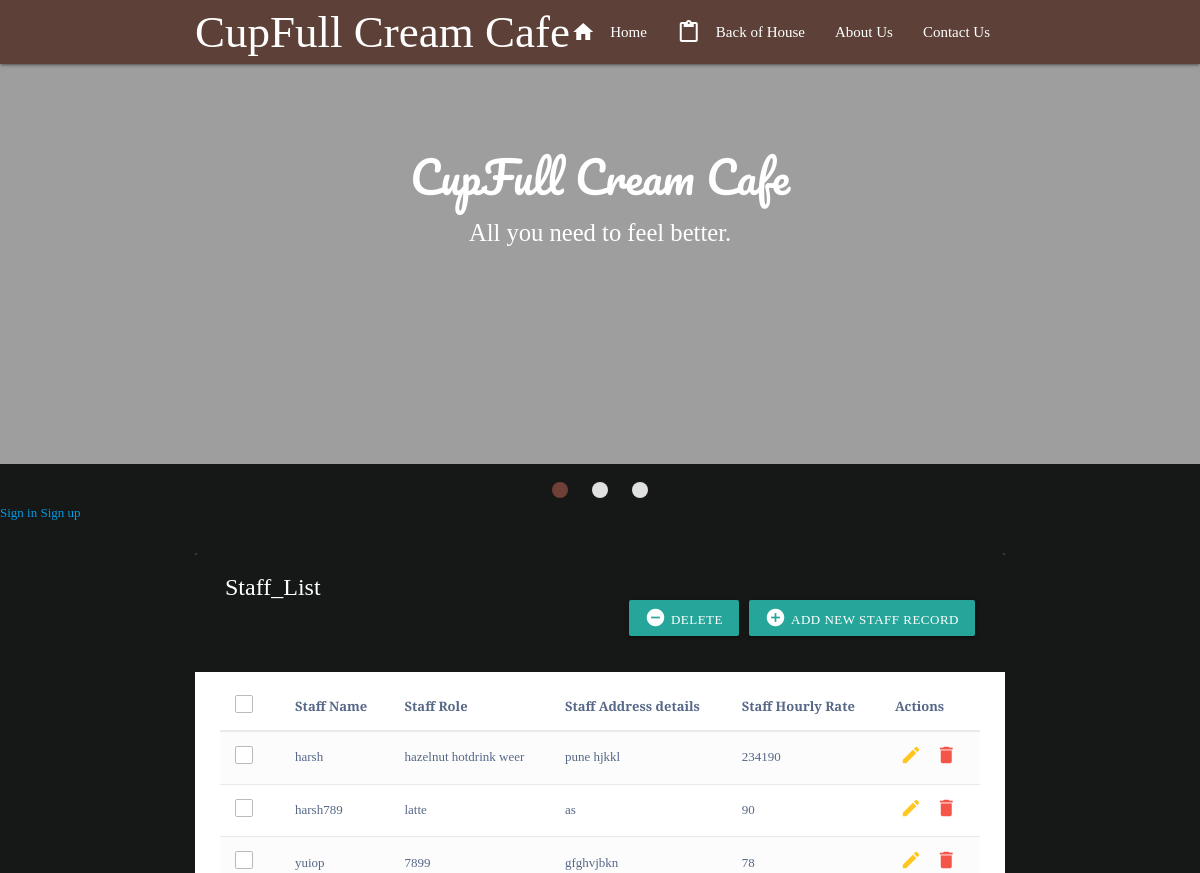
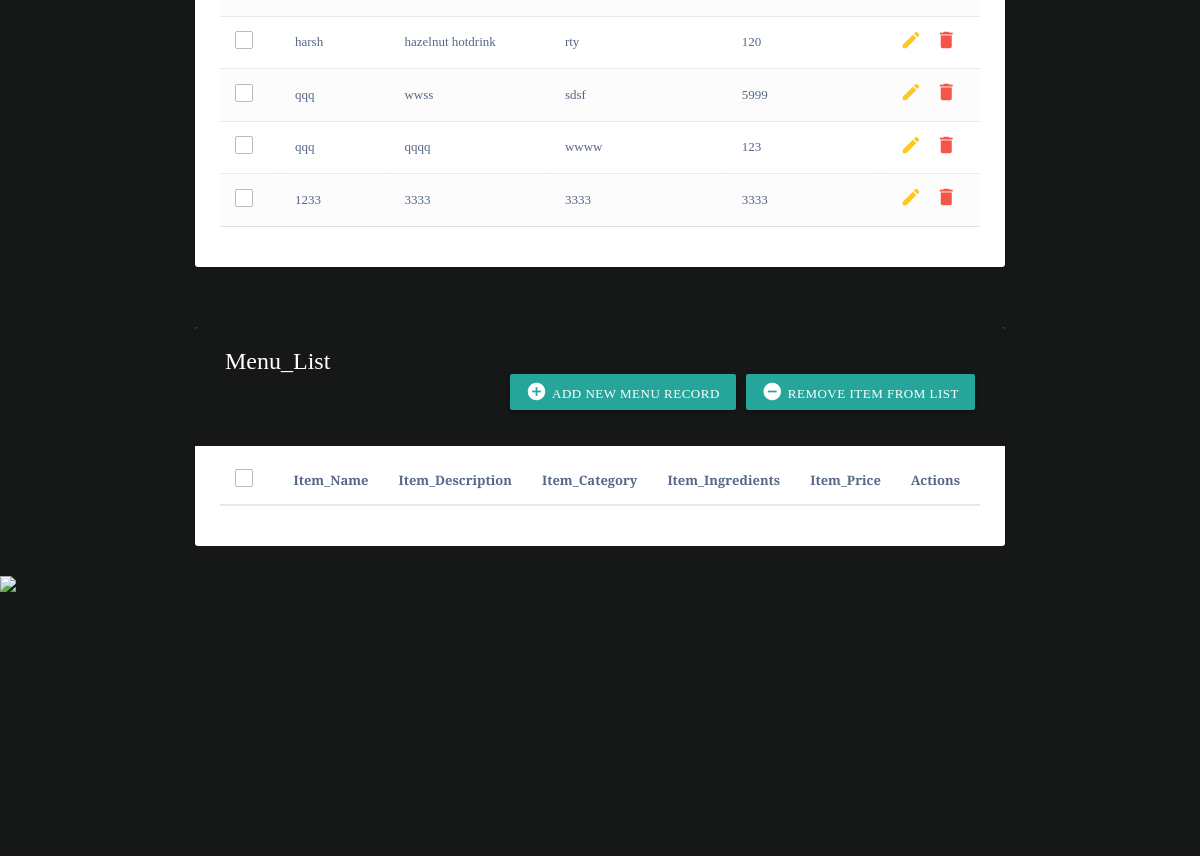
Page /CafeCoffeeDay/home (upper part) on the earlier database version (2 pictures, top to bottom).
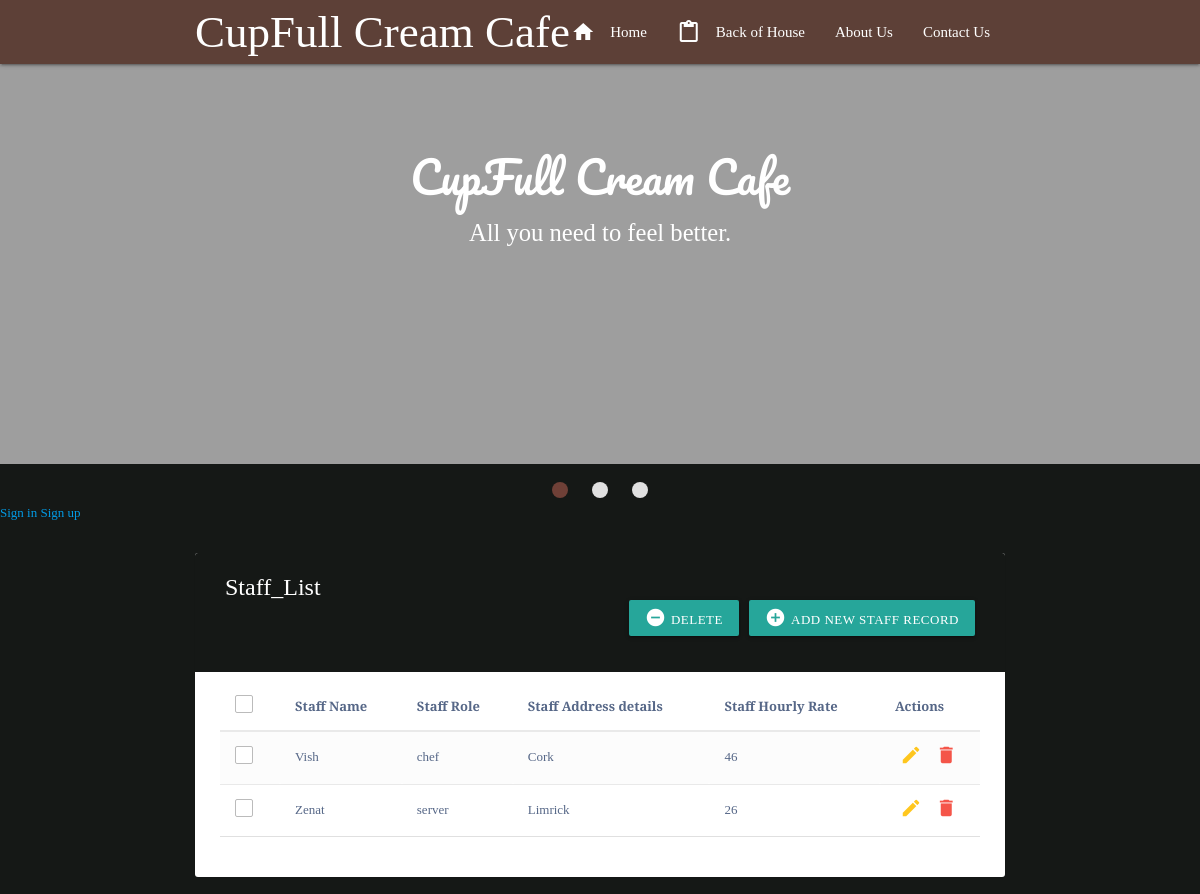
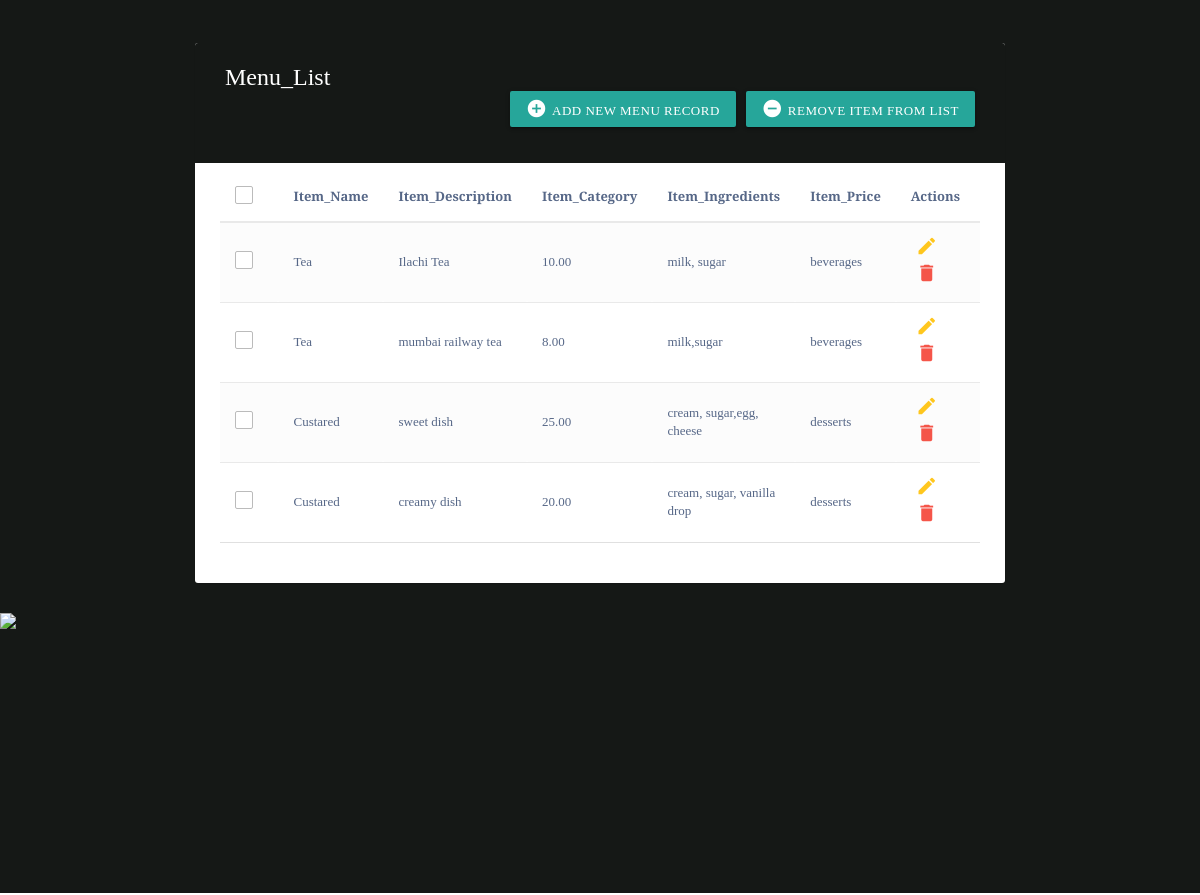
Same page on the later database version (2 pictures, top to bottom).
### CafeCoffeeDay/models.py (models this page shows, shortened)
class CafeCoffeeDay(models.Model):
    coffeeName = models.CharField(max_length=200)
    fName = models.CharField(max_length=300)
    address = models.TextField()
    price = models.IntegerField()

class MenuItem(models.Model):
    item_name = models.CharField(max_length=100)
    item_description = models.TextField()
    item_price = models.DecimalField(max_digits=6, decimal_places=2)
    item_ingredients = models.TextField()
    item_category = models.CharField(max_length=50, choices=(
        ('appetizers', 'Appetizers'),
        ('entrees', 'Entrees'),
        ('desserts', 'Desserts'),
        ('drinks', 'Drinks'),
    ))

### CafeCoffeeDay/views.py (the view)
# urls.py: path('home', views.index, name='home'),
def index(request):
    cafeshop = CafeCoffeeDay.objects.all()
    menuitem = MenuItem.objects.all()
    context = {
        'cafeshop': cafeshop,
        'menuitem': menuitem,
    }
    return render(request, 'index.html', context)

### templates/index.html (shortened to what the changed rows need)
<!DOCTYPE html>
<html lang="en">
{% load static %}
<head>
<link rel="stylesheet" href="https://maxcdn.bootstrapcdn.com/font-awesome/4.7.0/css/font-awesome.min.css">
<link rel="stylesheet" href="https://maxcdn.bootstrapcdn.com/bootstrap/3.3.7/css/bootstrap.min.css">
    <link rel="stylesheet" href="https://cdnjs.cloudflare.com/ajax/libs/materialize/1.0.0/css/materialize.min.css">
  {% load static %}
  <body>
    <div class="container">
        <div class="table-wrapper">
            <div class="table-title">
                <div class="row">
                    <div class="caption left-align white-text ">
						<h2>Staff_List</b></h2>
					</div>
                </div>
            </div>
            <table class="table table-striped table-hover">
                <thead>
                    <tr>
						<th>
							<span class="custom-checkbox">
								<label for="selectAll"></label>
							</span>
						</th>
						<th>Staff Name</th>
                        <th>Staff Role</th>
						<th>Staff Address details</th>
                        <th>Staff Hourly Rate</th>
                        <th>Actions</th>
                    </tr>
                </thead>
                <tbody>
                	{% for i in cafeshop %}
                    <tr>
						<td>
							<span class="custom-checkbox">
								<label for="checkbox1"></label>
							</span>
						</td>
						<td>{{i.fName}}</td>
                        <td>{{i.coffeeName}}</td>
                        <td>{{i.address}}</td>
                        <td>{{i.price}}</td>
                        <td>
                            <a href="#editCoffeeModal-{{forloop.counter}}" class="edit" data-toggle="modal"><i class="material-icons" data-toggle="tooltip" title="Edit">&#xE254;</i></a>
                            <a href="#deleteCoffeeModal-{{forloop.counter}}" class="delete" data-toggle="modal"><i class="material-icons" data-toggle="tooltip" title="Delete">&#xE872;</i></a>
                        </td>
                    </tr>
					{% endfor %}
                </tbody>
            </table>
        </div>
    </div>
    <div class="container">
        <div class="table-wrapper">
            <div class="table-title">
                <div class="row">
                    <div class="caption left-align white-text ">
						<h2>Menu_List</b></h2>
					</div>
                </div>
            </div>
            <table class="table table-striped table-hover">
                <thead>
                    <tr>
						<th>
							<span class="custom-checkbox">
								<label for="selectAll"></label>
							</span>
						</th>
						<th>Item_Name</th>
                        <th>Item_Description</th>
                        <th>Item_Category</th>
                        <th>Item_Ingredients</th>
                        <th>Item_Price</th>
                        <th>Actions</th>
                    </tr>
                </thead>
                <tbody>
                	{% for m in menuitem %}
                    <tr>
						<td>
							<span class="custom-checkbox">
								<label for="checkbox1"></label>
							</span>
						</td>
						<td>{{m.item_name}}</td>
                        <td>{{m.item_description}}</td>
                        <td>{{m.item_price}}</td>
                        <td>{{m.item_ingredients}}</td>
                        <td>{{m.item_category}}</td>
                         <td>
                            <a href="#editCoffeeModal-{{forloop.counter}}" class="edit" data-toggle="modal"><i class="material-icons" data-toggle="tooltip" title="Edit">&#xE254;</i></a>
                            <a href="#deleteCoffeeModal-{{forloop.counter}}" class="delete" data-toggle="modal"><i class="material-icons" data-toggle="tooltip" title="Delete">&#xE872;</i></a>
                        </td>
                    </tr>
					{% endfor %}
                </tbody>
            </table>
		 </div>
    </div>
</body>
</html>

Differences in the rows shown:
removed CafeCoffeeDay: fName "harsh", coffeeName "hazelnut hotdrink weer", address "pune hjkkl", price "234190"
removed CafeCoffeeDay: fName "harsh789", coffeeName "latte", address "as", price "90"
removed CafeCoffeeDay: fName "yuiop", coffeeName "7899", address "gfghvjbkn", price "78"
removed CafeCoffeeDay: fName "harsh", coffeeName "hazelnut hotdrink", address "rty", price "120"
removed CafeCoffeeDay: fName "qqq", coffeeName "wwss", address "sdsf", price "5999"
removed CafeCoffeeDay: fName "qqq", coffeeName "qqqq", address "wwww", price "123"
removed CafeCoffeeDay: fName "1233", coffeeName "3333", address "3333", price "3333"
added CafeCoffeeDay: fName "Vish", coffeeName "chef", address "Cork", price "46"
added CafeCoffeeDay: fName "Zenat", coffeeName "server", address "Limrick", price "26"
added MenuItem: item_name "Tea", item_description "Ilachi Tea", item_price "10.00", item_ingredients "milk, sugar", item_category "beverages"
added MenuItem: item_name "Tea", item_description "mumbai railway tea", item_price "8.00", item_ingredients "milk,sugar", item_category "beverages"
added MenuItem: item_name "Custared", item_description "sweet dish", item_price "25.00", item_ingredients "cream, sugar,egg, cheese", item_category "desserts"
added MenuItem: item_name "Custared", item_description "creamy dish", item_price "20.00", item_ingredients "cream, sugar, vanilla drop", item_category "desserts"
